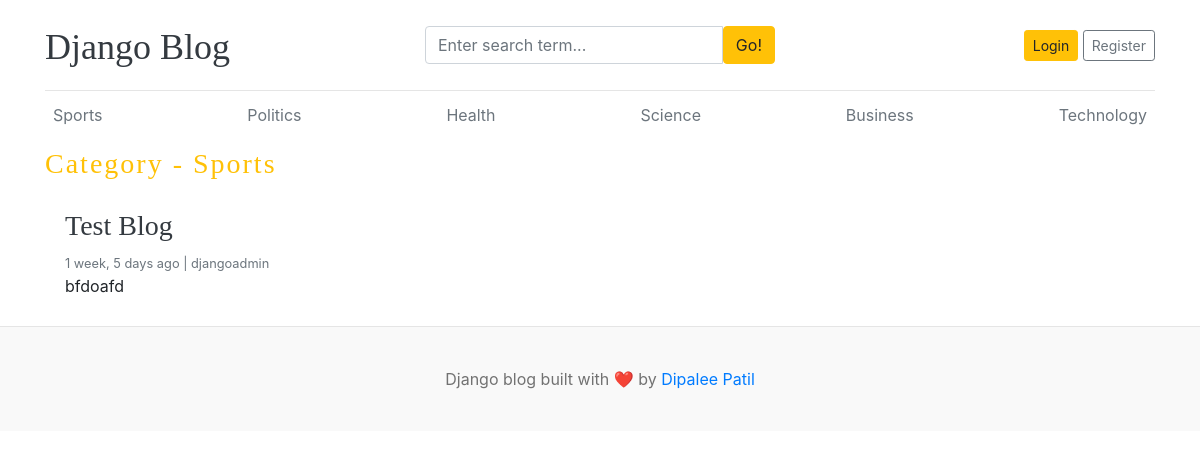
Page /category/1/ on the committed database.
### blogs/models.py (models this page shows, shortened)
class Category(models.Model):
    category_name = models.CharField(max_length=50, unique=True)
    created_at = models.DateTimeField(auto_now_add=True)
    updated_at = models.DateTimeField(auto_now=True)
    class Meta:
        verbose_name_plural = 'categories'
    def __str__(self):
        return self.category_name

class Blog(models.Model):
    title = models.CharField(max_length=100)
    slug = models.SlugField(max_length=150, unique=True, blank=True)
    category = models.ForeignKey(Category, on_delete=models.CASCADE)
    author = models.ForeignKey(User, on_delete=models.CASCADE)
    featured_image = models.ImageField(upload_to='uploads/%Y/%m/%d')
    short_description = models.TextField(max_length=2000)
    blog_body = models.TextField(max_length=2000)
    status = models.CharField(max_length=20, choices=STATUS_CHOICES, default="Draft")
    is_featured = models.BooleanField(default=False)
    created_at = models.DateTimeField(auto_now_add=True)
    updated_at = models.DateTimeField(auto_now=True)

### blogs/views.py (the view)
# urls.py: path('<int:category_id>/', views.posts_by_category, name='posts_by_category')
def posts_by_category(request, category_id):
    posts = Blog.objects.filter(status='published', category_id=category_id)
    category = get_object_or_404(Category, pk=category_id)
    context = {
        'posts': posts,
        'category': category
    }
    return render(request, 'posts_by_category.html', context)

### blogs/context_processors.py (called while the page is built)
def get_categories(request):
    categories = Category.objects.all()
    return dict(categories=categories)

def get_social_links(request):
    social_links = SocialLink.objects.all()
    return dict(social_links=social_links)

### templates/posts_by_category.html
{% extends 'base.html' %}
  {% block content %}
  <h3 class="text_uppercase text-warning" style="letter-spacing: 2px;">Category - {{ category }}</h3>
  <div class="row mb-2">
    {% if posts %}
    {% for post in posts %}
    <div class="col-md-6">
      <div class="card border-0" >
        <div class="card-body">
          <h3><a href="{% url 'blogs' post.slug %}" class="text-dark">{{ post.title }}</a></h3>
          <small class="mb-1 text-muted">{{ post.created_at | timesince }} ago | {{ post.author }}</small>
          <p class="card-text">{{ post.short_description | truncatewords:25 }}</p>
        </div>
      </div>
    </div>
    {% endfor %}
    {% else %}
    <p>No posts found</p>
    {% endif %}
  </div>
</div>
{% endblock %}

### templates/base.html (shortened to what this page needs)
{% load static %}
<!DOCTYPE html>
<html lang="en">
<head>
    <link href="https://getbootstrap.com/docs/4.0/dist/css/bootstrap.min.css" rel="stylesheet">
    <link href="{% static 'css/blog.css'%}" rel="stylesheet">
    <link rel="stylesheet" href="https://cdnjs.cloudflare.com/ajax/libs/font-awesome/4.7.0/css/font-awesome.min.css">
  </head>
<body>
    <div class="container">
      <header class="blog-header py-3">
        <div class="row flex-nowrap justify-content-between align-items-center">
          <div class="col-4 pt-1">
            <a class="blog-header-logo text-dark" href="/">Django Blog</a>
          </div>
          <div class="col-4">
            <form action="{% url 'search' %}" method="GET">
              <div class="input-group">
                <input class="form-control" type="text" name="keyword" value="{{ keyword }}" placeholder="Enter search term..." aria-label="Enter search term..." aria-describedby="button-search" />
                <button type="submit" class="btn btn-warning" id="button-search" type="button">Go!</button>
              </div>
            </form>
          </div>
          <div class="col-4 d-flex justify-content-end align-items-center">
            {% if not user.is_authenticated %}
            <a class="btn btn-sm btn-warning" href="{% url 'login' %}">Login</a> &nbsp;
            <a class="btn btn-sm btn-outline-secondary" href="{% url 'register' %}">Register</a>
            {% else %}
            <span><a href="{% url 'dashboard' %}">Dashboard</a></span>
            &emsp;
            <span><a href="{% url 'logout' %}">Logout</a></span>
            {% endif %}
          </div>
        </div>
      </header>
      <div class="nav-scroller py-1 mb-2">
        <nav class="nav d-flex justify-content-between">
          {% for cat in categories %}
          <a class="p-2 text-muted" href="{% url 'posts_by_category' cat.id %}">{{ cat.category_name }}</a>
          {% endfor %}
        </nav>
      </div>
{% block content %}
{% endblock %}
<footer class="blog-footer">
  <p>Django blog built with ❤️ by <a href="#">Dipalee Patil</a></p>
</footer>
</body>
</html>

### blog_main/static/css/blog.css (style rules this page uses)
.blog-header { border-bottom: 1px solid #e5e5e5; }
.blog-header-logo { font-family: "Playfair Display", Georgia, "Times New Roman", serif; font-size: 2.25rem; }
h1, h2, h3, h4, h5, h6 { font-family: "Playfair Display", Georgia, "Times New Roman", serif; }
.blog-footer { padding: 2.5rem 0; color: #727272; text-align: center; background-color: #f9f9f9; border-top: .05rem solid #e5e5e5; }
.blog-footer p:last-child { margin-bottom: 0; }

### rows in the picture
Category: category_name "Sports"
Category: category_name "Politics"
Category: category_name "Health"
Category: category_name "Science"
Category: category_name "Business"
Category: category_name "Technology"
Blog: title "Test Blog", created_at "1 week, 5 days", author "djangoadmin", short_description "bfdoafd"
